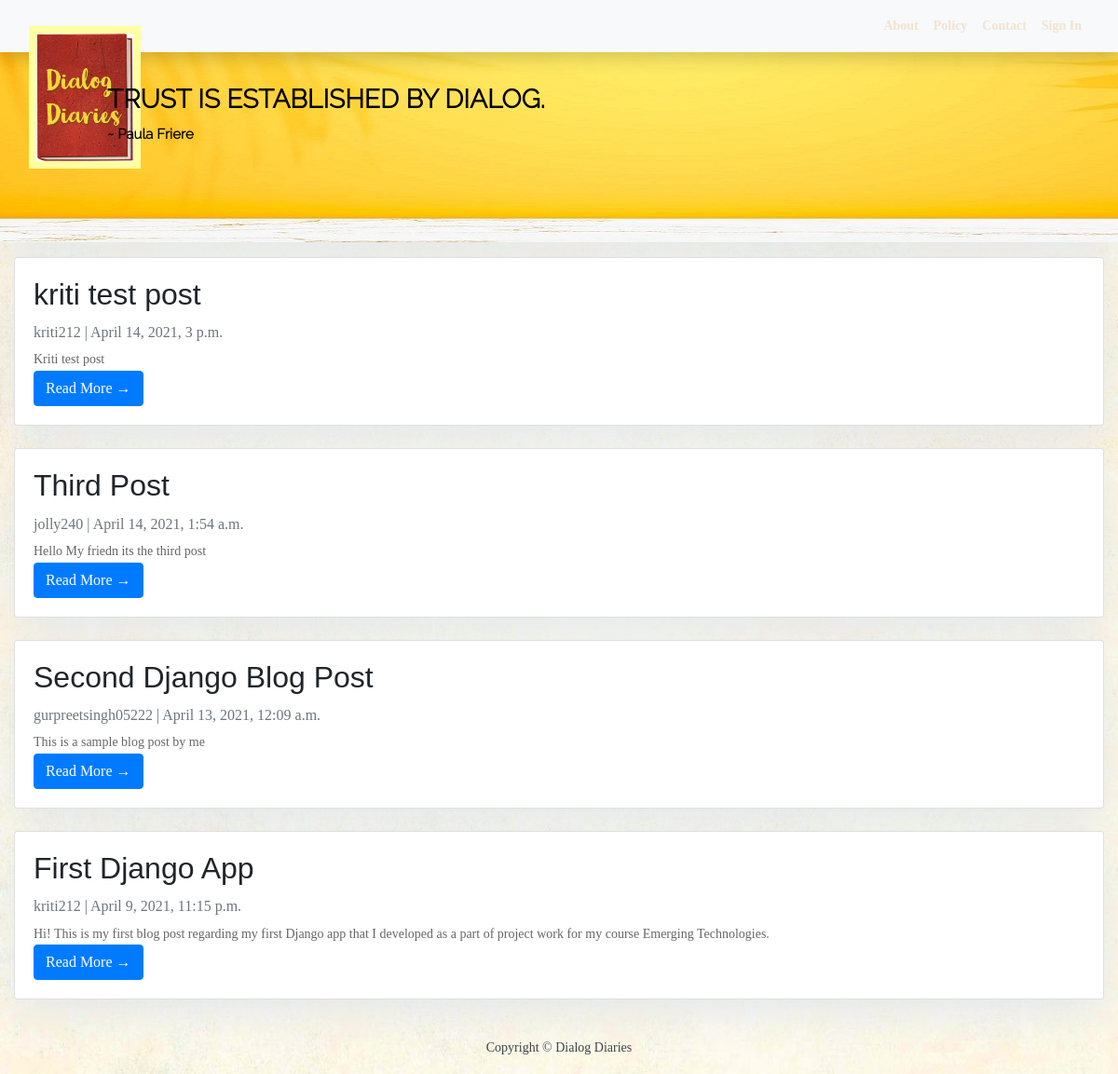
/, run on an earlier commit of the app's database.
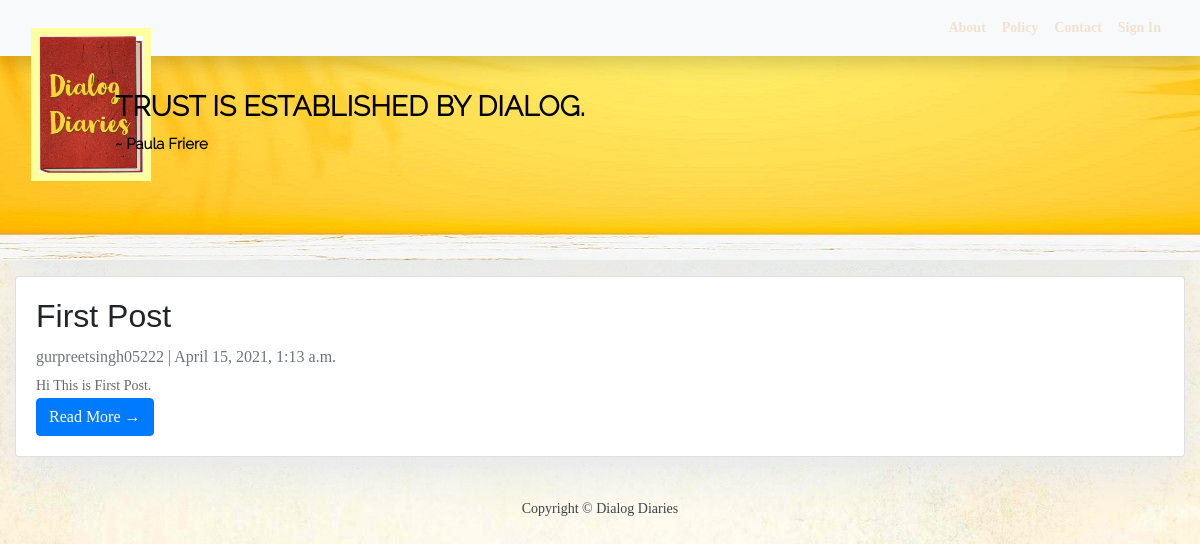
And on a later commit of the database.
### blog/models.py (models this page shows, shortened)
class Post(models.Model):
    title = models.CharField(max_length=200, unique=True)
    slug = models.SlugField(max_length=200, unique=True)
    author = models.ForeignKey('auth.User', on_delete=models.CASCADE)
    updated_on = models.DateTimeField(auto_now=True)
    content = models.TextField()
    created_on = models.DateTimeField(auto_now_add=True)
    class Meta:
        ordering = ['-created_on']

### blog/views.py (the view)
# urls.py: path('', views.GetAllPosts.as_view(), name='home'),
class GetAllPosts(generic.ListView):
    queryset = Post.objects.order_by('-created_on')
    template_name = 'index.html'

### templates/index.html (shortened to what this page needs)
{% extends "base.html" %}
{% block content %}
<header class="masthead">
    <div class="container">
        <div class="row">
            <div class=" col-md-8 col-md-10 mx-auto">
                <div class="site-heading" >
                    <h3 class=" site-heading my-4 mt-3 text-white"> TRUST IS ESTABLISHED BY DIALOG. <br>
                        <span class="site-sub-heading">~ Paula Friere </span>
                    </h3>
                </div>
            </div>
        </div>
    </div>
</header>
<div class="container">
    <div class="row">
        <div class="col-md-12 mt-3 left">
            {% for post in post_list %}
            <div class="card mb-4">
                <div class="card-body">
                    <h2 class="card-title">{{ post.title }}</h2>
                    <p class="card-text text-muted h6">{{ post.author }} | {{ post.created_on}} </p>
                    <p class="card-text">{{post.content|slice:":200" }}</p>
                    <a href="{% url 'post_detail' post.slug  %}" class="btn btn-primary">Read More &rarr;</a>
                </div>
            </div>
            {% endfor %}
        </div>
    </div>
</div>
{%endblock%}

### templates/base.html (shortened to what this page needs)
<!DOCTYPE html>
{% load static %}
<html>
    <head>
        <link rel="stylesheet" href="https://stackpath.bootstrapcdn.com/bootstrap/4.4.1/css/bootstrap.min.css">
        <link rel="stylesheet" type="text/css" href="{% static 'css/index.css' %}">
        <link rel="stylesheet" type="text/css" href="{% static 'css/base.css' %}">
        <link rel="stylesheet" type="text/css" href="{% static 'css/sign_in.css' %}">
        <link rel="stylesheet" type="text/css" href="{% static 'css/blog_post.css' %}">
        <link rel="stylesheet" type="text/css" href="{% static 'css/ContactCSS/util.css' %}">
	    <link rel="stylesheet" type="text/css" href="{% static 'css/ContactCSS/main.css' %}">
    </head>
    <body>
        <nav class="navbar navbar-expand-lg navbar-light bg-light shadow" id="mainNav">
            <div class="container-fluid">
                <a class="navbar-brand" href="{% url 'home' %}"><img src="{% static 'images/logo.png'%}"></a>
                <div class="collapse navbar-collapse" id="navbarResponsive">
                    <ul class="align-right navbar-nav ml-auto">
                        <li class="nav-item text-black">
                            <a class="nav-link text-black font-weight-bold" href="/about_us">About</a>
                        </li>
                        <li class="nav-item text-black">
                            <a class="nav-link text-black font-weight-bold" href="#">Policy</a>
                        </li>
                        <li class="nav-item text-black">
                            <a class="nav-link text-black font-weight-bold" href="/contactus">Contact</a>
                        </li>
                        {% if user.is_authenticated %}
                        <li class="nav-item text-black">
                            <a class="nav-link text-black font-weight-bold" href="/sign-out">Sign Out</a>
                            {% else %}
                            <a class="nav-link text-black font-weight-bold" href="/sign-in">Sign In</a>
                        {% endif %}
                    </ul>
                </div>
            </div>
        </nav>
        {% block content %}{% endblock content %}
        <footer class="py-3 bg-grey">
            <p class="m-0 text-dark text-center ">Copyright &copy; Dialog Diaries</p>
        </footer>
    </body>
</html>

### blog/static/css/index.css (style rules this page uses)
body { font-family: "Roboto", sans-serif; font-size: 18px; background-color: #fdfdfd; background: url('../images/backgroundPage.jpg'); }
.card { box-shadow: 0 16px 48px #E3E7EB; }
.navbar { font-family: 'Raleway-Light'; background: url('../images/backgroundNav.png') center; }
.navbar-light .navbar-nav .nav-link { color: #f1e2cf; }
.masthead { font-family: 'Raleway-Light' !important; background: url('../images/backgroundTitle.jpg') !important; height: 12em !important; }
.site-heading h3 { color : black !important; font-weight: bold; }
.site-sub-heading { font-size: 15px !important; }

### blog/static/css/base.css (style rules this page uses)
body { font-size: 17px; background-color: #fdfdfd; }
.shadow { box-shadow: 0 4px 2px -2px rgba(0, 0, 0, 0.1); }
.masthead { background: #3398E1; height: auto; padding-bottom: 15px; box-shadow: 0 16px 48px #E3E7EB; padding-top: 10px; }
.navbar-brand img { width: 10%; position: absolute; border: 8px solid #feffa1; }
.align-right { float: right !important; }
.nav-link { color: white; }

### blog/static/css/sign_in.css (style rules this page uses)
.card { display: inline-block; width: 100%; }

### blog/static/css/ContactCSS/main.css (style rules this page uses)
* { margin: 0px; padding: 0px; box-sizing: border-box; }
body, html { height: 100%; font-family: Poppins-Regular, sans-serif; }
a { font-family: Poppins-Regular; font-size: 14px; line-height: 1.7; color: #666666; margin: 0px; transition: all 0.4s; -webkit-transition: all 0.4s; -o-transition: all 0.4s; -moz-transition: all 0.4s; }
h1,h2,h3,h4,h5,h6 { margin: 0px; }
p { font-family: Poppins-Regular; font-size: 14px; line-height: 1.7; color: #666666; margin: 0px; }
ul, li { margin: 0px; list-style-type: none; }
.container { max-width: 1200px; }

What changed in the data, as far as the page shows it:
removed Post: title "kriti test post", author "kriti212", created_on "April 14, 2021, 3 p.m.", content "Kriti test post"
removed Post: title "Third Post", author "jolly240", created_on "April 14, 2021, 1:54 a.m.", content "Hello My friedn its the third post"
removed Post: title "Second Django Blog Post", author "gurpreetsingh05222", created_on "April 13, 2021, 12:09 a.m.", content "This is a sample blog post by me"
removed Post: title "First Django App", author "kriti212", created_on "April 9, 2021, 11:15 p.m.", content "Hi! This is my first blog post regarding my first Django app that I developed as a part of project work for my course Emerging Technologies."
added Post: title "First Post", author "gurpreetsingh05222", created_on "April 15, 2021, 1:13 a.m.", content "Hi This is First Post."
